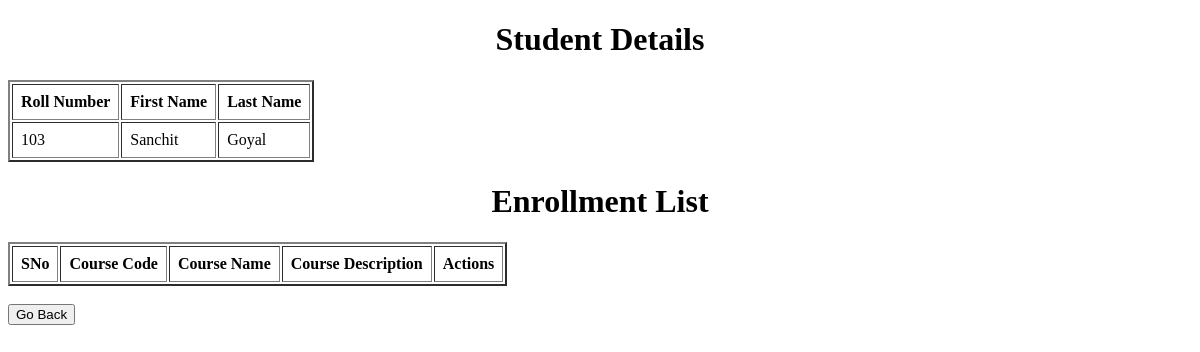
/student/3, run on an earlier commit of the app's database.
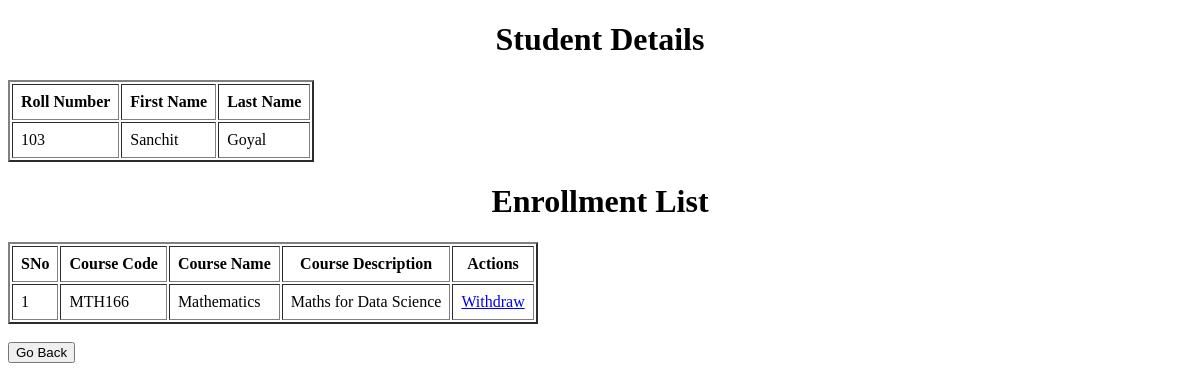
And on a later commit of the database.
### app.py (models this page shows)
class Course(db.Model):
    course_id = db.Column(db.Integer, primary_key = True, autoincrement = True)
    course_code = db.Column(db.String, unique = True, nullable = False)
    course_name = db.Column(db.String, nullable = False)
    course_description = db.Column(db.String)
    students = db.relationship("Student", backref = "courses", secondary = "enrollments")

### app.py (the view)
@app.route('/student/<int:student_id>')
def student_info(student_id):
    this_student = Student.query.get(student_id)
    return render_template("student_info.html", student = this_student)

### templates/student_info.html (shortened to what this page needs)
<!DOCTYPE html>
<html lang="en">
<head>
</head>
<body>
    <h1 style="text-align: center;">Student Details</h1>
    <table id = 'student-detail' border="2" cellpadding="8px">
        <thead>
            <tr>
                <th>Roll Number</th>
                <th>First Name</th>
                <th>Last Name</th>
            </tr>
        </thead>
        <tbody>
            <tr>
                <td>{{ student.roll_number }}</td>
                <td>{{ student.first_name }}</td>
                <td>{{ student.last_name }}</td>
            </tr>
        </tbody>
    </table>
    <h1 style="text-align: center;">Enrollment List</h1>
    <table id = "student-enrollments" border="2" cellpadding="8px">
        <thead>
            <tr>
                <th>SNo</th>
                <th>Course Code</th>
                <th>Course Name</th>
                <th>Course Description</th>
                <th>Actions</th>
            </tr>
        </thead>
        <tbody>
            {% for course in student.courses %}
            <tr>
                <td>{{ loop.index }}</td>
                <td>{{ course.course_code }}</td>
                <td>{{ course.course_name }}</td>
                <td>{{ course.course_description }}</td>
                <td><a href="/student/{{student.student_id}}/withdraw/{{course.course_id}}">Withdraw</a></td>
            </tr>
            {% endfor %}
        </tbody>
    </table><br>
    <a href="/"><button>Go Back</button></a>
</body>
</html>

What changed in the data, as far as the page shows it:
added Course: course_code "MTH166", course_name "Mathematics", course_description "Maths for Data Science"
